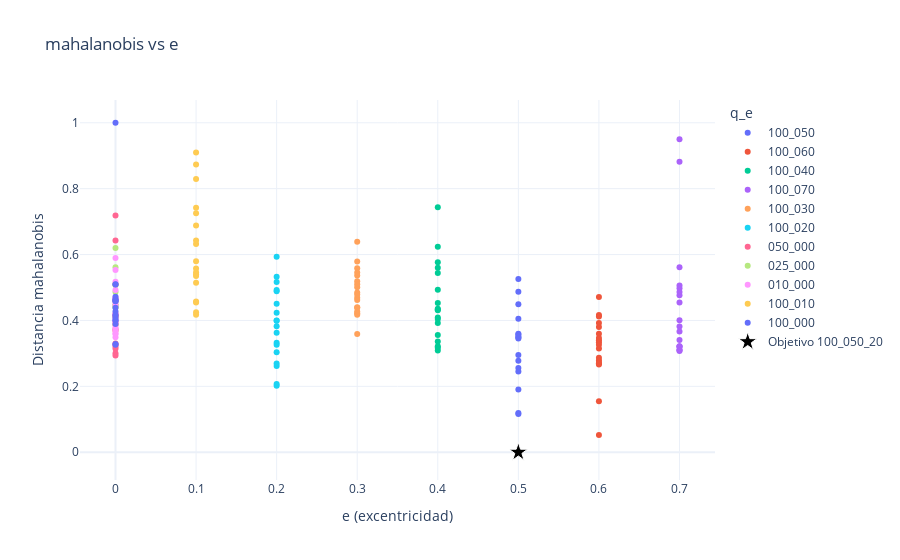

Write notebook code for a chart like this one.
### Code cell
plot_distance_vs_e_interactive(
    distances,
    distance="mahalanobis",
    manual_colors=manual,
    title="mahalanobis vs e"
)

### Figure 1 — Plotly figure (JSON) as saved in the notebook; plotly's stock layout.template omitted (floating-point values rounded to 4 significant figures)
{"data": [{"customdata": [["100_050_09", 1, "100_050"], ["100_050_07", 1, "100_050"], ["100_050_16", 1, "100_050"], ["100_050_13", 1, "100_050"], ["100_050_10", 1, "100_050"], ["100_050_15", 1, "100_050"], ["100_050_18", 1, "100_050"], ["100_050_19", 1, "100_050"], ["100_050_05", 1, "100_050"], ["100_050_06", 1, "100_050"], ["100_050_12", 1, "100_050"], ["100_050_08", 1, "100_050"], ["100_050_04", 1, "100_050"], ["100_050_17", 1, "100_050"], ["100_050_11", 1, "100_050"], ["100_050_14", 1, "100_050"], ["100_050_03", 1, "100_050"]], "hovertemplate": "e (excentricidad)=%{x:.2f}<br>Distancia mahalanobis=%{y:.4f}<br>id=%{customdata[0]}<br>q_float=%{customdata[1]:.2f}<extra></extra>", "legendgroup": "100_050", "marker": {"color": "#636EFA", "symbol": "circle"}, "mode": "markers", "name": "100_050", "orientation": "v", "showlegend": true, "type": "scatter", "x": [0.5, 0.5, 0.5, 0.5, 0.5, 0.5, 0.5, 0.5, 0.5, 0.5, 0.5, 0.5, 0.5, 0.5, 0.5, 0.5, 0.5], "xaxis": "x", "y": [0.0, 0.1905, 0.2954, 0.116, 0.119, 0.2777, 0.3481, 0.2553, 0.3453, 0.2452, 0.3577, 0.4488, 0.3599, 0.4055, 0.4869, 0.3511, 0.5259], "yaxis": "y"}, {"customdata": [["100_060_09", 1, "100_060"], ["100_060_06", 1, "100_060"], ["100_060_20", 1, "100_060"], ["100_060_13", 1, "100_060"], ["100_060_17", 1, "100_060"], ["100_060_05", 1, "100_060"], ["100_060_12", 1, "100_060"], ["100_060_03", 1, "100_060"], ["100_060_16", 1, "100_060"], ["100_060_10", 1, "100_060"], ["100_060_14", 1, "100_060"], ["100_060_07", 1, "100_060"], ["100_060_15", 1, "100_060"], ["100_060_18", 1, "100_060"], ["100_060_19", 1, "100_060"], ["100_060_04", 1, "100_060"], ["100_060_11", 1, "100_060"], ["100_060_08", 1, "100_060"]], "hovertemplate": "e (excentricidad)=%{x:.2f}<br>Distancia mahalanobis=%{y:.4f}<br>id=%{customdata[0]}<br>q_float=%{customdata[1]:.2f}<extra></extra>", "legendgroup": "100_060", "marker": {"color": "#EF553B", "symbol": "circle"}, "mode": "markers", "name": "100_060", "orientation": "v", "showlegend": true, "type": "scatter", "x": [0.6, 0.6, 0.6, 0.6, 0.6, 0.6, 0.6, 0.6, 0.6, 0.6, 0.6, 0.6, 0.6, 0.6, 0.6, 0.6, 0.6, 0.6], "xaxis": "x", "y": [0.3403, 0.1551, 0.3594, 0.3465, 0.3339, 0.326, 0.05232, 0.2781, 0.2664, 0.4163, 0.3805, 0.2871, 0.4117, 0.2705, 0.2703, 0.4714, 0.3147, 0.3923], "yaxis": "y"}, {"customdata": [["100_040_04", 1, "100_040"], ["100_040_20", 1, "100_040"], ["100_040_11", 1, "100_040"], ["100_040_18", 1, "100_040"], ["100_040_06", 1, "100_040"], ["100_040_19", 1, "100_040"], ["100_040_15", 1, "100_040"], ["100_040_10", 1, "100_040"], ["100_040_12", 1, "100_040"], ["100_040_16", 1, "100_040"], ["100_040_17", 1, "100_040"], ["100_040_14", 1, "100_040"], ["100_040_13", 1, "100_040"], ["100_040_05", 1, "100_040"], ["100_040_08", 1, "100_040"], ["100_040_03", 1, "100_040"], ["100_040_07", 1, "100_040"], ["100_040_09", 1, "100_040"]], "hovertemplate": "e (excentricidad)=%{x:.2f}<br>Distancia mahalanobis=%{y:.4f}<br>id=%{customdata[0]}<br>q_float=%{customdata[1]:.2f}<extra></extra>", "legendgroup": "100_040", "marker": {"color": "#00CC96", "symbol": "circle"}, "mode": "markers", "name": "100_040", "orientation": "v", "showlegend": true, "type": "scatter", "x": [0.4, 0.4, 0.4, 0.4, 0.4, 0.4, 0.4, 0.4, 0.4, 0.4, 0.4, 0.4, 0.4, 0.4, 0.4, 0.4, 0.4, 0.4], "xaxis": "x", "y": [0.3358, 0.3085, 0.3169, 0.3216, 0.433, 0.3921, 0.4089, 0.4356, 0.4047, 0.4309, 0.356, 0.5768, 0.6234, 0.5441, 0.4526, 0.7432, 0.4928, 0.56], "yaxis": "y"}, {"customdata": [["100_070_18", 1, "100_070"], ["100_070_15", 1, "100_070"], ["100_070_04", 1, "100_070"], ["100_070_09", 1, "100_070"], ["100_070_17", 1, "100_070"], ["100_070_12", 1, "100_070"], ["100_070_08", 1, "100_070"], ["100_070_11", 1, "100_070"], ["100_070_16", 1, "100_070"], ["100_070_07", 1, "100_070"], ["100_070_06", 1, "100_070"], ["100_070_19", 1, "100_070"], ["100_070_05", 1, "100_070"], ["100_070_10", 1, "100_070"], ["100_070_13", 1, "100_070"], ["100_070_14", 1, "100_070"], ["100_070_03", 1, "100_070"], ["100_070_20", 1, "100_070"]], "hovertemplate": "e (excentricidad)=%{x:.2f}<br>Distancia mahalanobis=%{y:.4f}<br>id=%{customdata[0]}<br>q_float=%{customdata[1]:.2f}<extra></extra>", "legendgroup": "100_070", "marker": {"color": "#AB63FA", "symbol": "circle"}, "mode": "markers", "name": "100_070", "orientation": "v", "showlegend": true, "type": "scatter", "x": [0.7, 0.7, 0.7, 0.7, 0.7, 0.7, 0.7, 0.7, 0.7, 0.7, 0.7, 0.7, 0.7, 0.7, 0.7, 0.7, 0.7, 0.7], "xaxis": "x", "y": [0.3219, 0.3404, 0.5617, 0.3665, 0.4981, 0.5064, 0.3211, 0.3071, 0.3122, 0.3815, 0.4763, 0.4548, 0.3206, 0.4863, 0.401, 0.3097, 0.8815, 0.9498], "yaxis": "y"}, {"customdata": [["100_030_07", 1, "100_030"], ["100_030_17", 1, "100_030"], ["100_030_13", 1, "100_030"], ["100_030_20", 1, "100_030"], ["100_030_10", 1, "100_030"], ["100_030_04", 1, "100_030"], ["100_030_19", 1, "100_030"], ["100_030_15", 1, "100_030"], ["100_030_09", 1, "100_030"], ["100_030_18", 1, "100_030"], ["100_030_14", 1, "100_030"], ["100_030_03", 1, "100_030"], ["100_030_06", 1, "100_030"], ["100_030_11", 1, "100_030"], ["100_030_05", 1, "100_030"], ["100_030_08", 1, "100_030"], ["100_030_16", 1, "100_030"], ["100_030_12", 1, "100_030"]], "hovertemplate": "e (excentricidad)=%{x:.2f}<br>Distancia mahalanobis=%{y:.4f}<br>id=%{customdata[0]}<br>q_float=%{customdata[1]:.2f}<extra></extra>", "legendgroup": "100_030", "marker": {"color": "#FFA15A", "symbol": "circle"}, "mode": "markers", "name": "100_030", "orientation": "v", "showlegend": true, "type": "scatter", "x": [0.3, 0.3, 0.3, 0.3, 0.3, 0.3, 0.3, 0.3, 0.3, 0.3, 0.3, 0.3, 0.3, 0.3, 0.3, 0.3, 0.3, 0.3], "xaxis": "x", "y": [0.4385, 0.4219, 0.5367, 0.4845, 0.359, 0.4401, 0.4172, 0.4689, 0.4787, 0.5792, 0.5008, 0.5584, 0.5456, 0.4623, 0.5193, 0.4274, 0.51, 0.6388], "yaxis": "y"}, {"customdata": [["100_020_10", 1, "100_020"], ["100_020_07", 1, "100_020"], ["100_020_05", 1, "100_020"], ["100_020_19", 1, "100_020"], ["100_020_11", 1, "100_020"], ["100_020_17", 1, "100_020"], ["100_020_15", 1, "100_020"], ["100_020_18", 1, "100_020"], ["100_020_08", 1, "100_020"], ["100_020_20", 1, "100_020"], ["100_020_16", 1, "100_020"], ["100_020_14", 1, "100_020"], ["100_020_13", 1, "100_020"], ["100_020_12", 1, "100_020"], ["100_020_09", 1, "100_020"], ["100_020_03", 1, "100_020"], ["100_020_06", 1, "100_020"], ["100_020_04", 1, "100_020"]], "hovertemplate": "e (excentricidad)=%{x:.2f}<br>Distancia mahalanobis=%{y:.4f}<br>id=%{customdata[0]}<br>q_float=%{customdata[1]:.2f}<extra></extra>", "legendgroup": "100_020", "marker": {"color": "#19D3F3", "symbol": "circle"}, "mode": "markers", "name": "100_020", "orientation": "v", "showlegend": true, "type": "scatter", "x": [0.2, 0.2, 0.2, 0.2, 0.2, 0.2, 0.2, 0.2, 0.2, 0.2, 0.2, 0.2, 0.2, 0.2, 0.2, 0.2, 0.2, 0.2], "xaxis": "x", "y": [0.3822, 0.4508, 0.593, 0.2017, 0.2617, 0.207, 0.4, 0.3323, 0.326, 0.2697, 0.3626, 0.3033, 0.4233, 0.3993, 0.4924, 0.5325, 0.5167, 0.4886], "yaxis": "y"}, {"customdata": [["050_000_03", 0.5, "050_000"], ["050_000_15", 0.5, "050_000"], ["050_000_14", 0.5, "050_000"], ["050_000_06", 0.5, "050_000"], ["050_000_17", 0.5, "050_000"], ["050_000_07", 0.5, "050_000"], ["050_000_20", 0.5, "050_000"], ["050_000_13", 0.5, "050_000"], ["050_000_12", 0.5, "050_000"], ["050_000_11", 0.5, "050_000"], ["050_000_16", 0.5, "050_000"], ["050_000_10", 0.5, "050_000"], ["050_000_08", 0.5, "050_000"], ["050_000_18", 0.5, "050_000"], ["050_000_19", 0.5, "050_000"], ["050_000_09", 0.5, "050_000"], ["050_000_04", 0.5, "050_000"], ["050_000_05", 0.5, "050_000"]], "hovertemplate": "e (excentricidad)=%{x:.2f}<br>Distancia mahalanobis=%{y:.4f}<br>id=%{customdata[0]}<br>q_float=%{customdata[1]:.2f}<extra></extra>", "legendgroup": "050_000", "marker": {"color": "#FF6692", "symbol": "circle"}, "mode": "markers", "name": "050_000", "orientation": "v", "showlegend": true, "type": "scatter", "x": [0.0, 0.0, 0.0, 0.0, 0.0, 0.0, 0.0, 0.0, 0.0, 0.0, 0.0, 0.0, 0.0, 0.0, 0.0, 0.0, 0.0, 0.0], "xaxis": "x", "y": [0.4109, 0.3951, 0.5097, 0.4633, 0.7183, 0.6424, 0.3006, 0.3142, 0.4194, 0.3205, 0.3265, 0.3686, 0.3298, 0.2934, 0.3744, 0.4643, 0.4132, 0.3871], "yaxis": "y"}, {"customdata": [["025_000_19", 0.25, "025_000"], ["025_000_17", 0.25, "025_000"], ["025_000_06", 0.25, "025_000"], ["025_000_03", 0.25, "025_000"], ["025_000_16", 0.25, "025_000"], ["025_000_10", 0.25, "025_000"], ["025_000_09", 0.25, "025_000"], ["025_000_07", 0.25, "025_000"], ["025_000_12", 0.25, "025_000"], ["025_000_08", 0.25, "025_000"], ["025_000_05", 0.25, "025_000"], ["025_000_18", 0.25, "025_000"], ["025_000_14", 0.25, "025_000"], ["025_000_20", 0.25, "025_000"], ["025_000_15", 0.25, "025_000"], ["025_000_04", 0.25, "025_000"], ["025_000_13", 0.25, "025_000"], ["025_000_11", 0.25, "025_000"]], "hovertemplate": "e (excentricidad)=%{x:.2f}<br>Distancia mahalanobis=%{y:.4f}<br>id=%{customdata[0]}<br>q_float=%{customdata[1]:.2f}<extra></extra>", "legendgroup": "025_000", "marker": {"color": "#B6E880", "symbol": "circle"}, "mode": "markers", "name": "025_000", "orientation": "v", "showlegend": true, "type": "scatter", "x": [0.0, 0.0, 0.0, 0.0, 0.0, 0.0, 0.0, 0.0, 0.0, 0.0, 0.0, 0.0, 0.0, 0.0, 0.0, 0.0, 0.0, 0.0], "xaxis": "x", "y": [0.4409, 0.4468, 0.4631, 0.4616, 0.4395, 0.3887, 0.507, 0.4866, 0.4452, 0.4088, 0.4643, 0.4625, 0.6197, 0.4645, 0.4459, 0.5617, 0.4575, 0.511], "yaxis": "y"}, {"customdata": [["010_000_16", 0.1, "010_000"], ["010_000_18", 0.1, "010_000"], ["010_000_04", 0.1, "010_000"], ["010_000_17", 0.1, "010_000"], ["010_000_13", 0.1, "010_000"], ["010_000_15", 0.1, "010_000"], ["010_000_20", 0.1, "010_000"], ["010_000_11", 0.1, "010_000"], ["010_000_09", 0.1, "010_000"], ["010_000_19", 0.1, "010_000"], ["010_000_08", 0.1, "010_000"], ["010_000_14", 0.1, "010_000"], ["010_000_07", 0.1, "010_000"], ["010_000_12", 0.1, "010_000"], ["010_000_03", 0.1, "010_000"], ["010_000_10", 0.1, "010_000"], ["010_000_06", 0.1, "010_000"], ["010_000_05", 0.1, "010_000"]], "hovertemplate": "e (excentricidad)=%{x:.2f}<br>Distancia mahalanobis=%{y:.4f}<br>id=%{customdata[0]}<br>q_float=%{customdata[1]:.2f}<extra></extra>", "legendgroup": "010_000", "marker": {"color": "#FF97FF", "symbol": "circle"}, "mode": "markers", "name": "010_000", "orientation": "v", "showlegend": true, "type": "scatter", "x": [0.0, 0.0, 0.0, 0.0, 0.0, 0.0, 0.0, 0.0, 0.0, 0.0, 0.0, 0.0, 0.0, 0.0, 0.0, 0.0, 0.0, 0.0], "xaxis": "x", "y": [0.3601, 0.349, 0.4078, 0.3591, 0.392, 0.3706, 0.4699, 0.4463, 0.3788, 0.4202, 0.4009, 0.4636, 0.4921, 0.4545, 0.4667, 0.5529, 0.5174, 0.5893], "yaxis": "y"}, {"customdata": [["100_010_09", 1, "100_010"], ["100_010_18", 1, "100_010"], ["100_010_08", 1, "100_010"], ["100_010_11", 1, "100_010"], ["100_010_04", 1, "100_010"], ["100_010_06", 1, "100_010"], ["100_010_03", 1, "100_010"], ["100_010_10", 1, "100_010"], ["100_010_15", 1, "100_010"], ["100_010_20", 1, "100_010"], ["100_010_17", 1, "100_010"], ["100_010_13", 1, "100_010"], ["100_010_19", 1, "100_010"], ["100_010_14", 1, "100_010"], ["100_010_07", 1, "100_010"], ["100_010_12", 1, "100_010"], ["100_010_16", 1, "100_010"], ["100_010_05", 1, "100_010"]], "hovertemplate": "e (excentricidad)=%{x:.2f}<br>Distancia mahalanobis=%{y:.4f}<br>id=%{customdata[0]}<br>q_float=%{customdata[1]:.2f}<extra></extra>", "legendgroup": "100_010", "marker": {"color": "#FECB52", "symbol": "circle"}, "mode": "markers", "name": "100_010", "orientation": "v", "showlegend": true, "type": "scatter", "x": [0.1, 0.1, 0.1, 0.1, 0.1, 0.1, 0.1, 0.1, 0.1, 0.1, 0.1, 0.1, 0.1, 0.1, 0.1, 0.1, 0.1, 0.1], "xaxis": "x", "y": [0.4577, 0.4543, 0.5403, 0.5465, 0.688, 0.5145, 0.5352, 0.417, 0.6319, 0.4247, 0.6427, 0.8732, 0.5794, 0.7418, 0.8296, 0.5573, 0.7257, 0.9095], "yaxis": "y"}, {"customdata": [["100_000_19", 1, "100_000"], ["100_000_18", 1, "100_000"], ["100_000_20", 1, "100_000"], ["100_000_16", 1, "100_000"], ["100_000_11", 1, "100_000"], ["100_000_13", 1, "100_000"], ["100_000_14", 1, "100_000"], ["100_000_15", 1, "100_000"], ["100_000_17", 1, "100_000"], ["100_000_10", 1, "100_000"], ["100_000_09", 1, "100_000"], ["100_000_12", 1, "100_000"], ["100_000_08", 1, "100_000"], ["100_000_07", 1, "100_000"], ["100_000_06", 1, "100_000"], ["100_000_05", 1, "100_000"], ["100_000_04", 1, "100_000"], ["100_000_03", 1, "100_000"]], "hovertemplate": "e (excentricidad)=%{x:.2f}<br>Distancia mahalanobis=%{y:.4f}<br>id=%{customdata[0]}<br>q_float=%{customdata[1]:.2f}<extra></extra>", "legendgroup": "100_000", "marker": {"color": "#636EFA", "symbol": "circle"}, "mode": "markers", "name": "100_000", "orientation": "v", "showlegend": true, "type": "scatter", "x": [0.0, 0.0, 0.0, 0.0, 0.0, 0.0, 0.0, 0.0, 0.0, 0.0, 0.0, 0.0, 0.0, 0.0, 0.0, 0.0, 0.0, 0.0], "xaxis": "x", "y": [0.3995, 0.4144, 0.4384, 0.4004, 0.4077, 0.4716, 0.4273, 0.4642, 0.4593, 0.4622, 0.3285, 0.3894, 0.4586, 0.3263, 0.4173, 0.5097, 0.509, 1.0], "yaxis": "y"}, {"hovertemplate": "<b>Objetivo</b><br>id: 100_050_20<br>q: 1.00<br>e: 0.50<br>mahalanobis: 0", "marker": {"color": "black", "line": {"color": "white", "width": 1}, "size": 14, "symbol": "star"}, "mode": "markers", "name": "Objetivo 100_050_20", "showlegend": true, "type": "scatter", "x": [0.5], "y": [0]}], "layout": {"autosize": true, "legend": {"title": {"text": "q_e"}, "tracegroupgap": 0}, "title": {"text": "mahalanobis vs e"}, "xaxis": {"anchor": "y", "autorange": true, "domain": [0, 1], "range": [-0.04299, 0.743], "title": {"text": "e (excentricidad)"}, "type": "linear"}, "yaxis": {"anchor": "x", "autorange": true, "domain": [0, 1], "range": [-0.1187, 1.085], "title": {"text": "Distancia mahalanobis"}, "type": "linear"}}}
